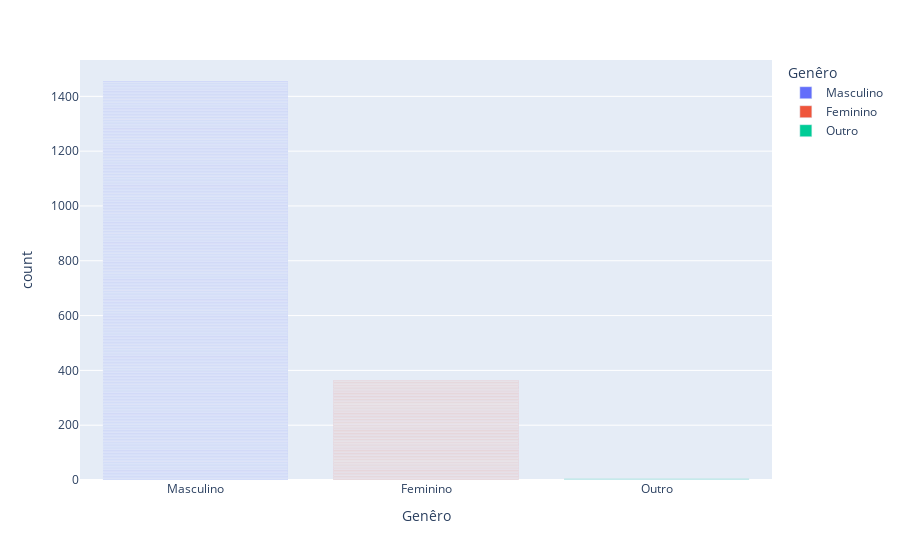

Notebook code for this chart:
### Code cell
px.bar(datahacker, x="('P1_b ', 'Genero')", color="('P1_b ', 'Genero')", 
labels=({"('P1_b ', 'Genero')": 'Genêro'

}))

### Figure 1 — Plotly figure (JSON) as saved in the notebook; plotly's stock layout.template omitted (floating-point values rounded to 4 significant figures; data arrays with more than 128 entries replaced by an {"elided": "..."} marker saying what was removed)
{"data": [{"alignmentgroup": "True", "hovertemplate": "Genêro=%{x}<br>count=%{y}<extra></extra>", "legendgroup": "Masculino", "marker": {"color": "#636efa", "pattern": {"shape": ""}}, "name": "Masculino", "offsetgroup": "Masculino", "orientation": "v", "showlegend": true, "textposition": "auto", "type": "bar", "x": {"elided": "1456 str values"}, "xaxis": "x", "y": {"elided": "1456 int values"}, "yaxis": "y"}, {"alignmentgroup": "True", "hovertemplate": "Genêro=%{x}<br>count=%{y}<extra></extra>", "legendgroup": "Feminino", "marker": {"color": "#EF553B", "pattern": {"shape": ""}}, "name": "Feminino", "offsetgroup": "Feminino", "orientation": "v", "showlegend": true, "textposition": "auto", "type": "bar", "x": {"elided": "364 str values"}, "xaxis": "x", "y": {"elided": "364 int values"}, "yaxis": "y"}, {"alignmentgroup": "True", "hovertemplate": "Genêro=%{x}<br>count=%{y}<extra></extra>", "legendgroup": "Outro", "marker": {"color": "#00cc96", "pattern": {"shape": ""}}, "name": "Outro", "offsetgroup": "Outro", "orientation": "v", "showlegend": true, "textposition": "auto", "type": "bar", "x": ["Outro", "Outro", "Outro", "Outro", "Outro"], "xaxis": "x", "y": [1, 1, 1, 1, 1], "yaxis": "y"}], "layout": {"barmode": "relative", "legend": {"title": {"text": "Genêro"}, "tracegroupgap": 0}, "margin": {"t": 60}, "xaxis": {"anchor": "y", "categoryarray": ["Masculino", "Feminino", "Outro"], "categoryorder": "array", "domain": [0, 1], "title": {"text": "Genêro"}}, "yaxis": {"anchor": "x", "domain": [0, 1], "title": {"text": "count"}}}}
